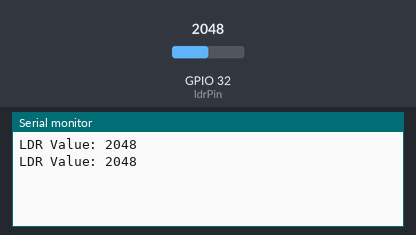
The sketch below on a simulated ESP32. Parts: the last lines printed to the serial monitor. The inputs (shaded band) are chosen by the test bench; at power-on: GPIO 32 (ldrPin) = 2048.

Above: at 1.8 s.
1.9 s: GPIO 32 (ldrPin) set to 2866
At 2.8 s:
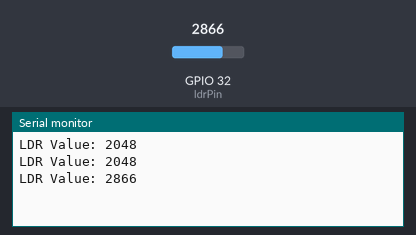
3.4 s: GPIO 32 (ldrPin) set to 3603
At 4.6 s:
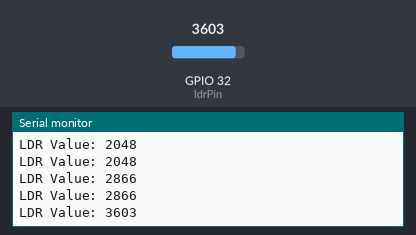
Timing chart, 0 to 6.4 s (numbered marks = the images above; inputs shaded):
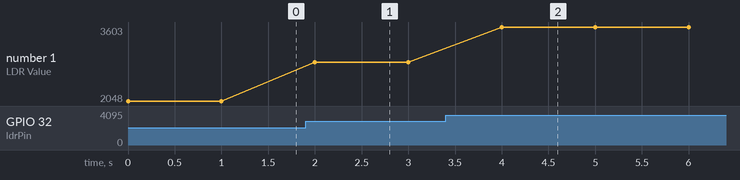

The sketch:

codigodepruebaLdrI2C_GrupoMiguez.ino
```cpp
int ldrPin = 32;  // Pin donde está conectado el LDR

void setup() {
  // Iniciar la comunicación serie para mostrar los datos en el monitor
  Serial.begin(115200);

  // Configurar el pin del LDR como entrada
  pinMode(ldrPin, INPUT);
}

void loop() {
  // Leer el valor analógico del LDR
  int ldrValue = analogRead(ldrPin);

  // Imprimir el valor leído en el Serial Monitor
  Serial.print("LDR Value: ");
  Serial.println(ldrValue);

  // Esperar 1 segundo antes de hacer otra lectura
  delay(1000);
}
```

Measured:
- after the input at 1.9 s, the serial monitor: prints a new line after 0.10 s (image 1)
- after the input at 3.4 s, the serial monitor: prints a new line after 0.60 s (image 2)
- plotted number 1: 2048 → 2866 after the input at 1.9 s, 2866 → 3603 after the input at 3.4 s
